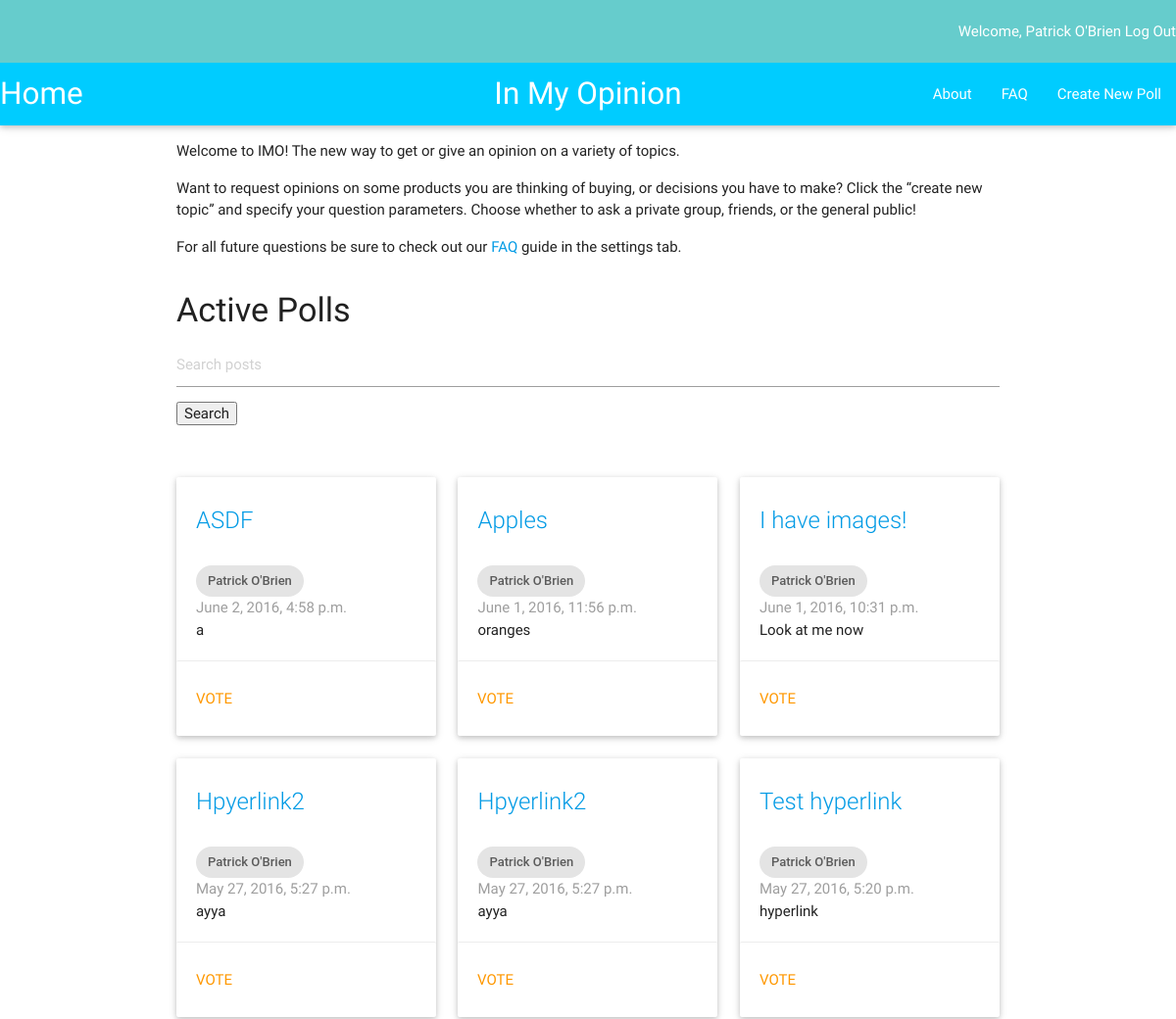
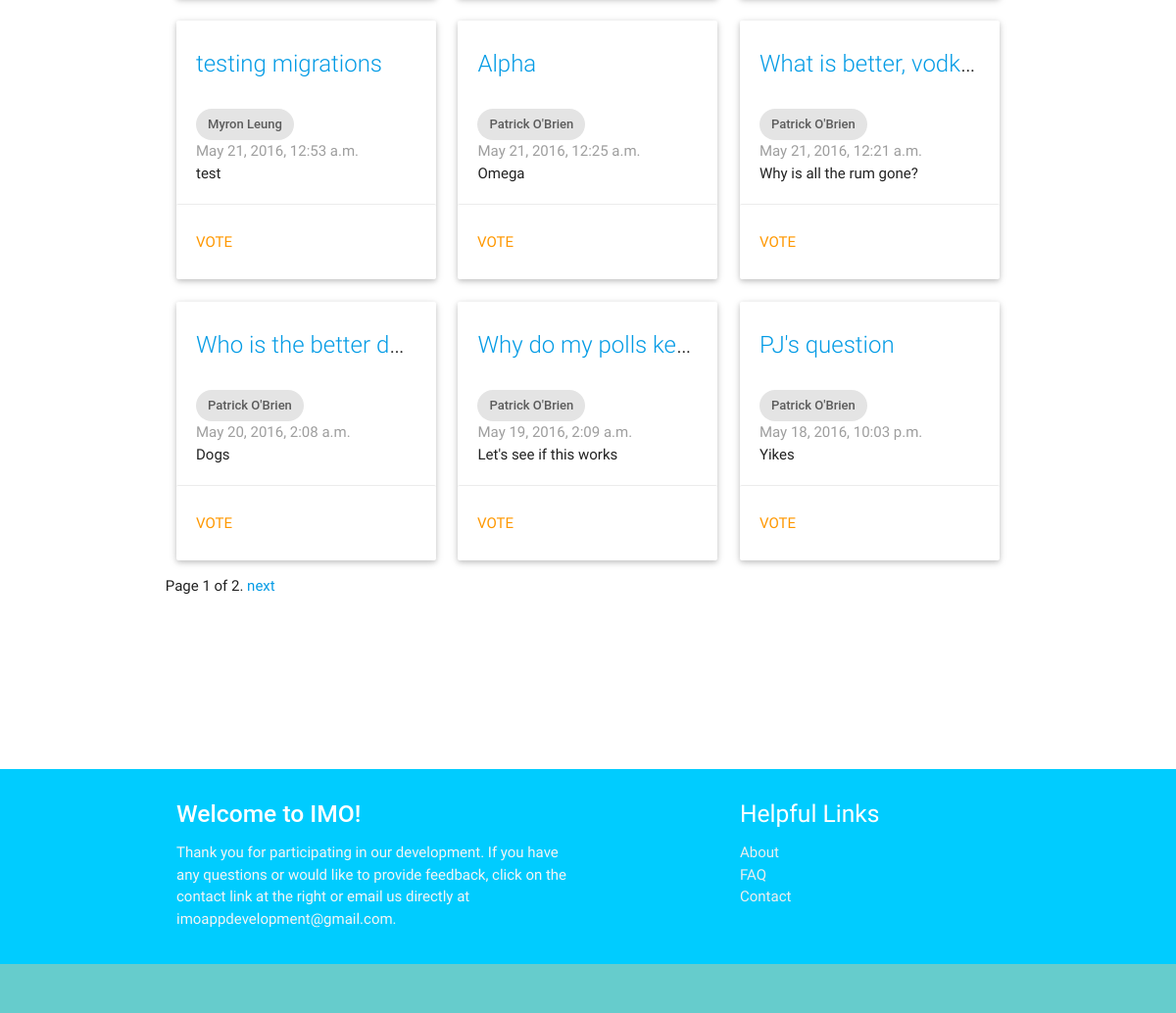
The page /imo_app/ (signed in) on the database as committed earlier (2 pictures, top to bottom).
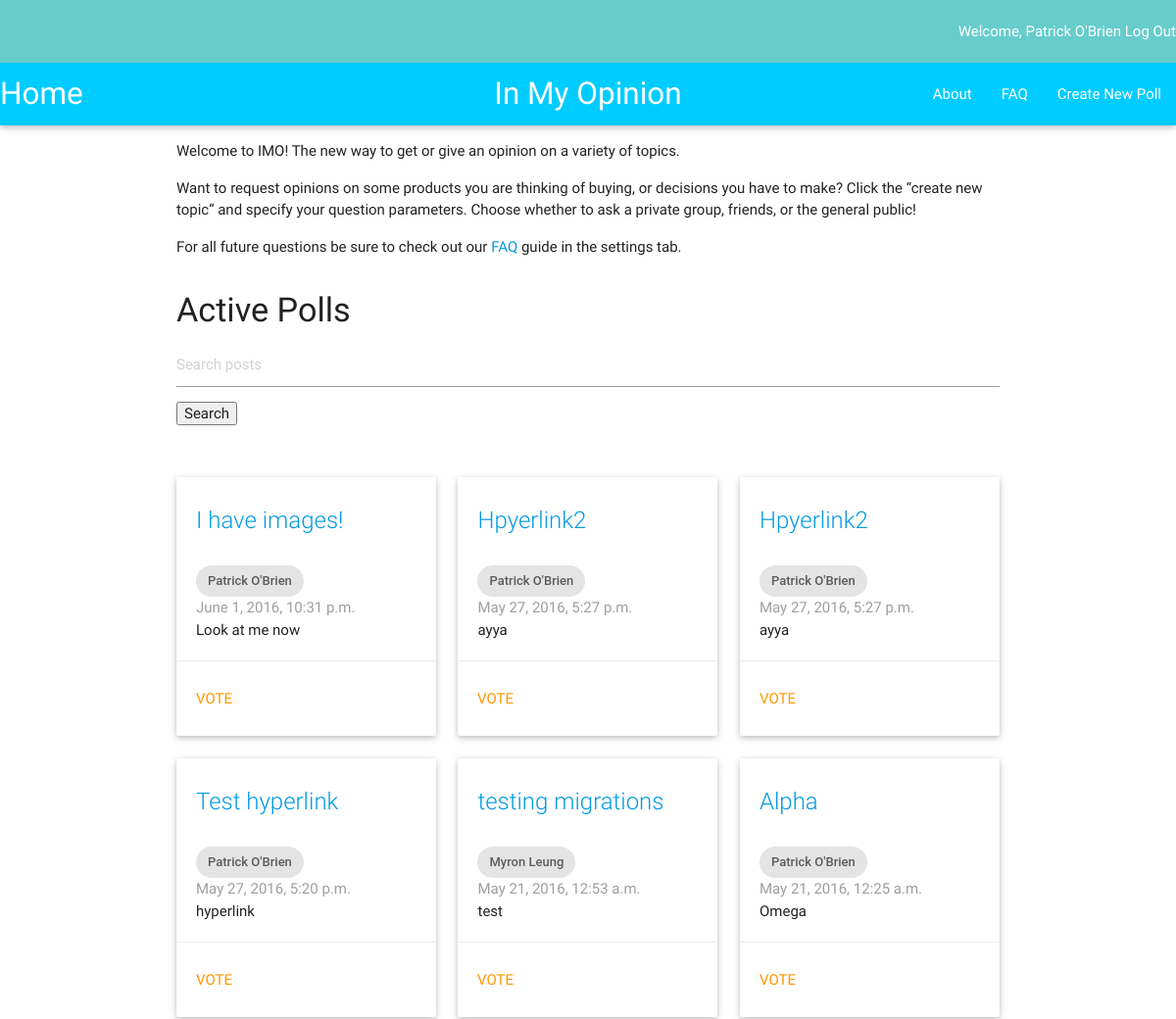
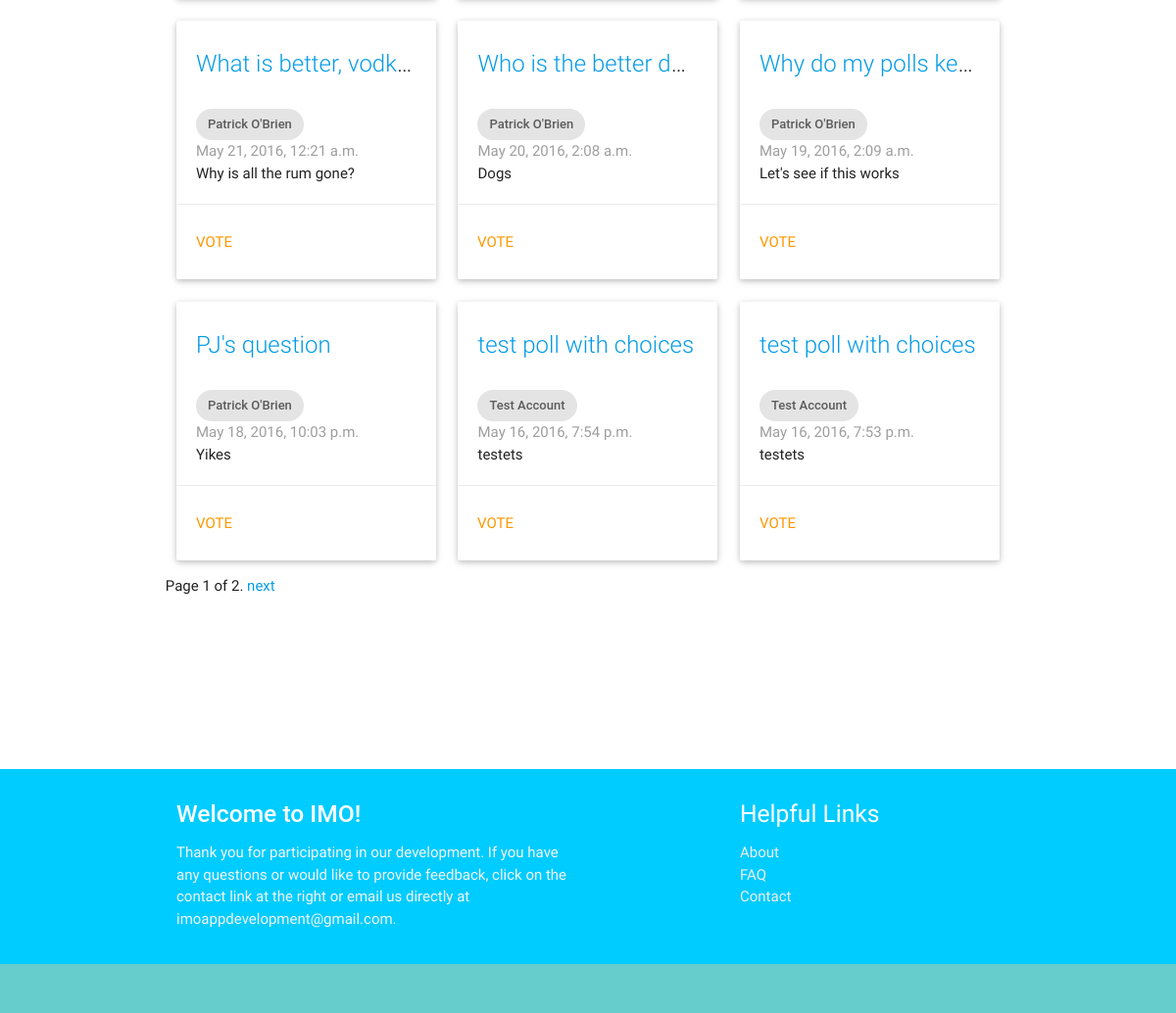
The same page on the database as committed later (2 pictures, top to bottom).
### imo_app/models.py (models this page shows, shortened)
class Question(models.Model):
    author = models.ForeignKey(UserProfile, on_delete=models.CASCADE)
    question_text = models.CharField(max_length=200)
    description = models.TextField(default = '')
    pub_date = models.DateTimeField('date published')
    choice1 = models.CharField(default = '', max_length = 200)
    image1 = models.ImageField(null=True, blank=True)
    choice2 = models.CharField(null=True, blank=True, default = '', max_length = 200)
    image2 = models.ImageField(null=True, blank=True)
    choice3 = models.CharField(null=True, blank=True, default = '', max_length = 200)
    image3 = models.ImageField(null=True, blank=True)
    total_votes = models.IntegerField(default=0)
    class Meta:
        ordering = ['-pub_date']

class UserProfile(models.Model):
    user = models.OneToOneField(User)

### imo_app/views.py (the view, shortened to what this page needs)
def index(request):
    q_list = Question.objects.all()
    query = request.GET.get("q")
    paginator = Paginator(q_list, 12) # Show 25 contacts per page
    page = request.GET.get('page')
    try:
        q = paginator.page(page)
    except PageNotAnInteger:
        q = paginator.page(1)
    except EmptyPage:
        q = paginator.page(paginator.num_pages)
    current_user = request.user
    context = {'q_all': q, 'current_user': current_user}
    return render(request, 'imo_app/index.html', context)

### imo_app/templates/imo_app/index.html (shortened to what this page needs)
{% extends "imo_app/base.html" %}
{% block content %}
  <div class="row">
    <div class="col m12">
      <p>Welcome to IMO!  The new way to get or give an opinion on a variety of topics.</p>
      <p>Want to request opinions on some products you are thinking of buying, or decisions you have to make?
        Click the “create new topic” and specify your question parameters.  Choose whether to ask a private group,
        friends, or the general public!</p>
      <p>For all future questions be sure to check out our <a href="faq/">FAQ</a> guide in the settings tab.</p>
    </div>
  </div>
    {% if user.is_authenticated %}
      <h4>Active Polls</h4>
      <div class="row">
        <div class="col m12">
        <form method='GET' action=''>
        <input type='text' name='q' placeholder='Search posts' value='{{ request.GET.q }}' />
        <input type='submit' value='Search' />
        </form>
        <br></br>
      </div>
        {% for i in q_all %}
          <div class="col m4">
            <div class="card" >
              <div class="card-content">
                <span class="card-title truncate"><a href="{% url 'imo_app:detail' i.id %}">{{ i.question_text }}</a></span>
                <br>
                <div class="chip">
                  {{ i.author.user.first_name}} {{ i.author.user.last_name}}
                </div>
                <p class="grey-text">{{ i.pub_date }}</p>
                <p class="truncate">{{ i.description }}</p>
              </div>
              <a href="{% url 'imo_app:detail' i.id %}"><div class="orange-text waves-effect waves-teal card-action btn-flat" style="width:100%; height: 100%">
                Vote
              </div></a>
            </div>
          </div>
        {% endfor %}
        <div class="pagination">
            <span class="step-links">
                <span class="current">
                    Page {{ q_all.number }} of {{ q_all.paginator.num_pages }}.
                </span>
                {% if q_all.has_next %}
                    <a href="?page={{ q_all.next_page_number }}{% if request.GET.q %}&q={{ request.GET.q }}{% endif %}">next</a>
                {% endif %}
            </span>
        </div>
      </div>
    {% endif %}
{% endblock content %}

Rows that differ between the two databases and show on the page:
removed Question: question_text "ASDF", author.user.first_name "Patrick", author.user.last_name "O'Brien", pub_date "June 2, 2016, 4:58 p.m.", description "a"
removed Question: question_text "Apples", author.user.first_name "Patrick", author.user.last_name "O'Brien", pub_date "June 1, 2016, 11:56 p.m.", description "oranges"
now on this page (row unchanged): Question: question_text "test poll with choices", author.user.first_name "Test", author.user.last_name "Account", pub_date "May 16, 2016, 7:54 p.m.", description "testets"
now on this page (row unchanged): Question: question_text "test poll with choices", author.user.first_name "Test", author.user.last_name "Account", pub_date "May 16, 2016, 7:53 p.m.", description "testets"
